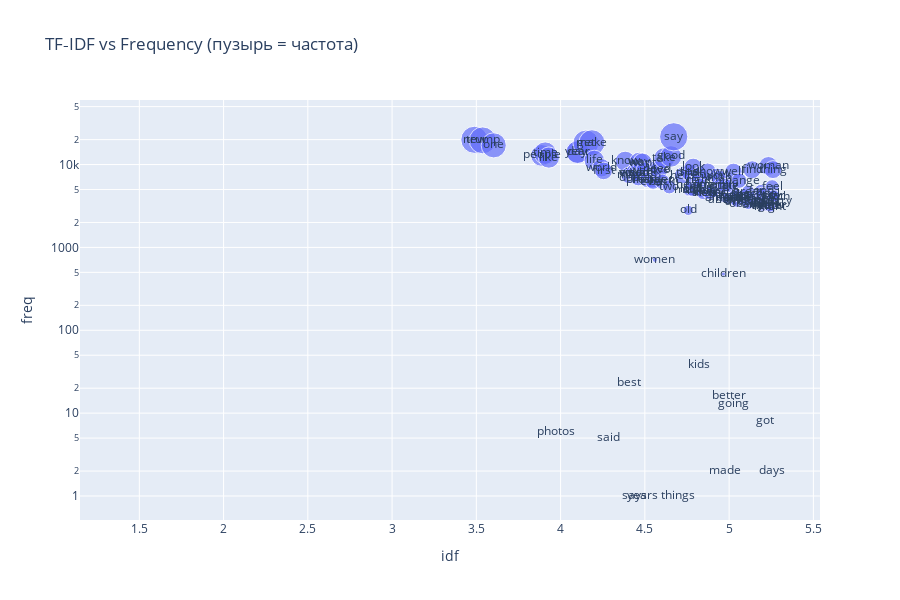

Notebook source saved alongside this figure:
### Markdown cell above
• election & trump — чёткие пики 2016 г. (президентские выборы) и уменьшение после 2021 г.

• covid появляется только c 2020‑01, максимум — середина 2020 г.

• gun имеет периодические всплески → корреляция с масштабными происшествиями.

• inflation, abortion — редкие, но ускоряются к 2022 г.

• well («заглушка» из выражений well‑being/“well”) держится на высоком уровне всегда → неинформативно.

### Code cell
# Интерактивный bubble‑chart
from sklearn.feature_extraction.text import TfidfVectorizer
import plotly.express as px

vec = TfidfVectorizer(max_features=20_000, ngram_range=(1,1))
X   = vec.fit_transform(df["text"])

idf  = vec.idf_
vocs = np.array(vec.get_feature_names_out())

top  = idf.argsort()[:200]

freq_series = tokens.value_counts()

data = pd.DataFrame({
    "word": vocs[top],
    "idf" : idf[top],
    "freq": freq_series.reindex(vocs[top]).fillna(0).values   # ← ключевая правка
})

fig = px.scatter(data, x="idf", y="freq", text="word",
                 size="freq", log_y=True, height=600,
                 title="TF‑IDF vs Frequency (пузырь = частота)")
fig.show()

### Figure 1 — Plotly figure (JSON) as saved in the notebook; plotly's stock layout.template omitted (floating-point values rounded to 4 significant figures; data arrays with more than 128 entries replaced by an {"elided": "..."} marker saying what was removed)
{"data": [{"hovertemplate": "idf=%{x}<br>freq=%{marker.size}<br>word=%{text}<extra></extra>", "legendgroup": "", "marker": {"color": "#636efa", "size": {"elided": "200 int values"}, "sizemode": "area", "sizeref": 54.03, "symbol": "circle"}, "mode": "markers+text", "name": "", "orientation": "v", "showlegend": false, "text": {"elided": "200 str values"}, "type": "scatter", "x": {"elided": "200 float values"}, "xaxis": "x", "y": {"elided": "200 int values"}, "yaxis": "y"}], "layout": {"height": 600, "legend": {"itemsizing": "constant", "tracegroupgap": 0}, "title": {"text": "TF‑IDF vs Frequency (пузырь = частота)"}, "xaxis": {"anchor": "y", "domain": [0, 1], "title": {"text": "idf"}}, "yaxis": {"anchor": "x", "domain": [0, 1], "title": {"text": "freq"}, "type": "log"}}}
